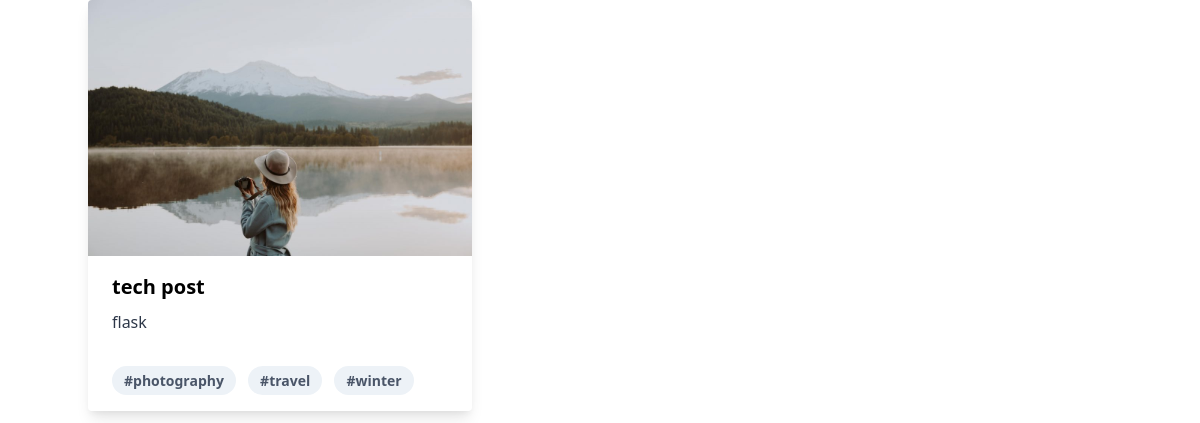
/post/7, run on an earlier commit of the app's database.
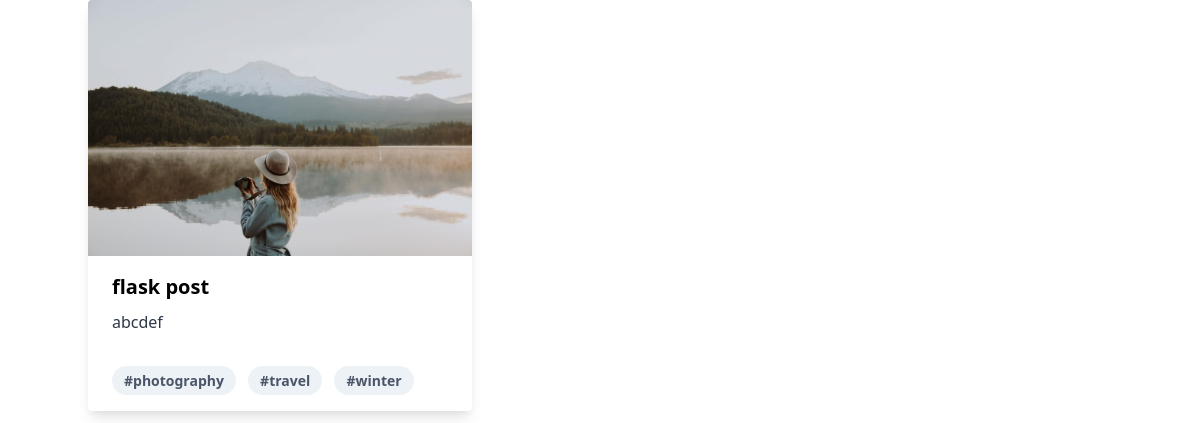
And on a later commit of the database.
### diaryapp/models.py (models this page shows, shortened)
class Post(db.Model):
	id = db.Column(db.Integer, primary_key = True)
	title = db.Column(db.String(100))
	date_posted = db.Column(db.DateTime, nullable = False, default = datetime.utcnow)
	text_content = db.Column(db.Text, nullable = False)
	user_id = db.Column(db.Integer, db.ForeignKey('user.id'), nullable = False)

### diaryapp/routes.py (the view)
@app.route('/post/<post_id>')
def fetch_post(post_id):
	post = Post.query.get_or_404(post_id)
	return render_template('fetch.html', post = post)

### diaryapp/templates/fetch.html
{% extends "layout.html" %}
{% block content %}
<div class="container mx-auto px-30">
<div class="max-w-sm rounded overflow-hidden shadow-lg">
  <img class="w-full" src="../static/profile/default.jpg" alt="">
  <div class="px-6 py-4">
    <div class="font-bold text-xl mb-2">{{post.title}}</div>
    <p class="text-gray-800 text-base">
      {{post.text_content}}
    </p>
  </div>
  <div class="px-6 py-4">
    <span class="inline-block bg-gray-200 rounded-full px-3 py-1 text-sm font-semibold text-gray-700 mr-2">#photography</span>
    <span class="inline-block bg-gray-200 rounded-full px-3 py-1 text-sm font-semibold text-gray-700 mr-2">#travel</span>
    <span class="inline-block bg-gray-200 rounded-full px-3 py-1 text-sm font-semibold text-gray-700">#winter</span>
  </div>
</div>
</div>
{% endblock %}

### diaryapp/templates/layout.html (shortened to what this page needs)
<!DOCTYPE html>
<html>
<head>
	<link href="https://unpkg.com/tailwindcss@^1.0/dist/tailwind.min.css" rel="stylesheet">
</head>
<body>
	{% block content %}{% endblock %}
</body>
</html>

What changed in the data, as far as the page shows it:
changed Post: title "tech post" → "flask post"; text_content "flask" → "abcdef"
